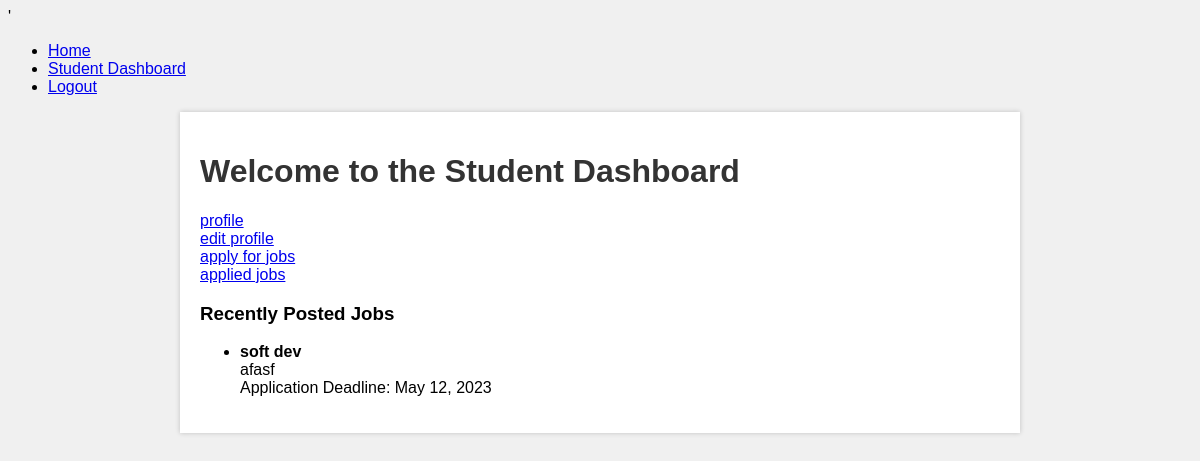
Page /student_dashboard on the earlier database version.
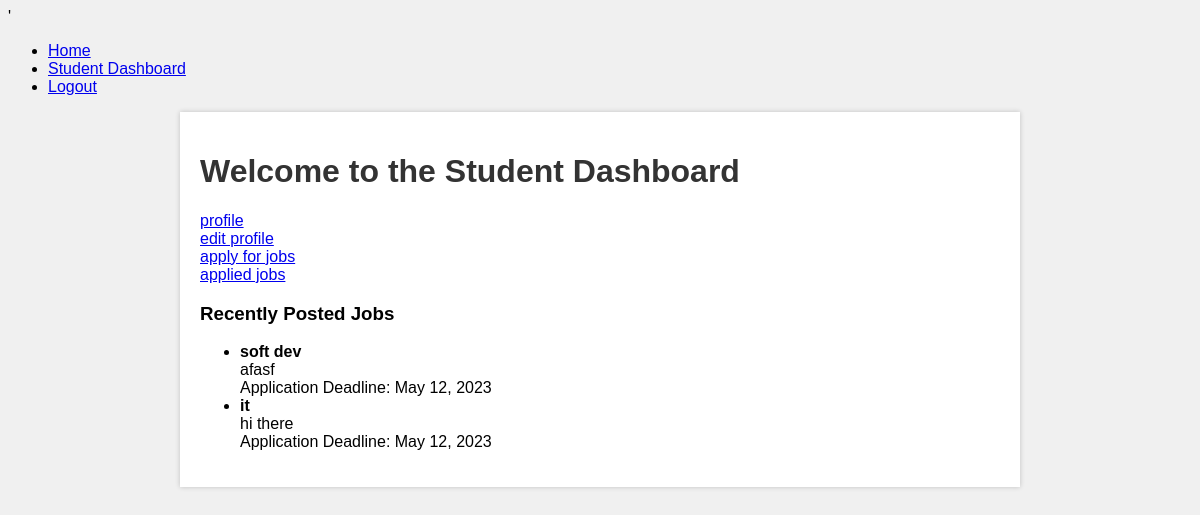
Same page on the later database version.
### pms/models.py (models this page shows)
class JobPosting(models.Model):
    title = models.CharField(max_length=100)
    description = models.TextField()
    company = models.ForeignKey(CompanyProfile, on_delete=models.CASCADE)
    application_deadline = models.DateField()
    is_active = models.BooleanField(default=True)

### pms/views.py (the view)
# urls.py: path('student_dashboard',views.student_dashboard,name='student_dashboard'),
def student_dashboard(request):
    recent_jobs = JobPosting.objects.filter(is_active=True).order_by('-id')[:5]
    return render(request,'pms/student_dashboard.html',{'recent_jobs': recent_jobs})

### pms/templates/pms/student_dashboard.html (shortened to what this page needs)
<!DOCTYPE html>
{% load static%}'
<html>
<head>
    <link rel="stylesheet" type="text/css" href="{% static 'css/student_dashboard.css' %}">
</head>
<body>
    <header>
        <nav>
            <ul>
                <li><a href="{% url 'home' %}">Home</a></li>
                <li><a href="{% url 'student_dashboard' %}" class="active">Student Dashboard</a></li>
                <li><a href="{% url 'logout' %}">Logout</a></li>
            </ul>
        </nav>
    </header>
    <div class="container">
        <h1>Welcome to the Student Dashboard</h1>
        <div class="dashboard-content">
            <a href="{% url 'view_student_profile' %}">profile</a></br>
            <a href="{% url 'edit_student_profile' %}">edit profile</a></br>
            <a href="{% url 'job_listing' %}">apply for jobs</a></br>
            <a href="{% url 'applied_jobs' %}">applied jobs</a>
        </div>
        <h3>Recently Posted Jobs</h3>
        <ul>
        {% for job in recent_jobs %}
        <li>
        <strong>{{ job.title }}</strong><br>
        {{ job.description }}<br>
        Application Deadline: {{ job.application_deadline }}
        </li>
        {% empty %}
        <li>No jobs available at the moment.</li>
        {% endfor %}
</ul>
    </div>
</body>
</html>

Differences in the rows shown:
now on this page (row edited): JobPosting: title "it", description "hi there", application_deadline "May 12, 2023"
